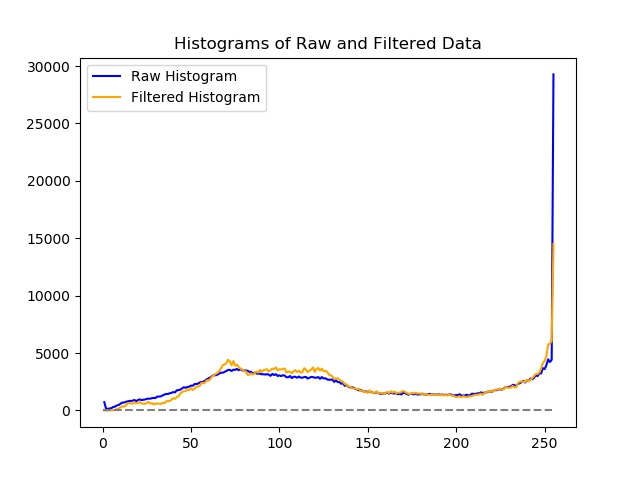
#> input picture Histogram Andesite Thin Section.jpg, 640 x 480 px, given in place of thinsectionandesite.jpg, which was not available
$ python 'Thin Section filtdat.py'   (older library calls are emulated)
#> lines starting #> are read from the running program, lines starting #| are printed output that depends on the picture; pictures that were not available may be replaced by others from this repository, and a replacement may not be noted
import matplotlib.pyplot as plt
from scipy import ndimage
import numpy as np
import time
from PIL import Image

start = time.time()

dat = plt.imread(
     'C:/Users/kwjan/OneDrive/Documents/thinsectionandesite.jpg')  # Insert your image here (Must use the path).
#> dat is the input picture: shape (480, 640, 3); mean R, G, B 249.4, 249, 249
print("The dimensions of the original image are: " + str(np.shape(dat)))
#| The dimensions of the original image are: (480, 640, 3)
plt.figure(0)
plt.imshow(dat)
plt.title('Original Image')

"In order to speed up this script, I resized the image."
dat = Image.open('C:/Users/kwjan/OneDrive/Documents/thinsectionandesite.jpg')
dat.thumbnail((500, 500))
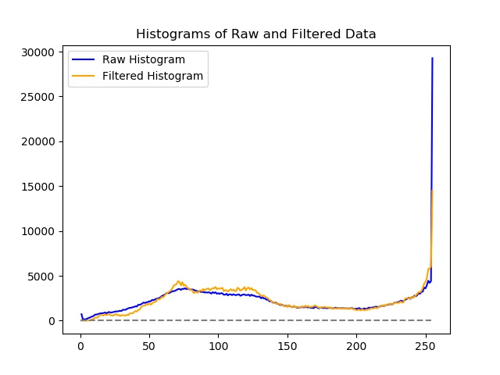
#> dat: PIL image 500x375 RGB; mean R, G, B 249.2, 248.8, 248.8
dat.save('C:/Users/kwjan/OneDrive/Documents/resized_andesite.jpg')
dat = plt.imread('C:/Users/kwjan/OneDrive/Documents/resized_andesite.jpg')
#> dat: shape (375, 500, 3)
print("The dimensions of the resized image are: " + str(np.shape(dat)))
#| The dimensions of the resized image are: (375, 500, 3)

plt.figure(1)
plt.imshow(dat)
plt.title('Original Image Resized')
plt.show()

print("There are multiple ways of filtering the image, here are a few.")

from skimage.filters import gaussian

plt.figure(2)
color_blur = gaussian(dat, 4, multichannel=True)
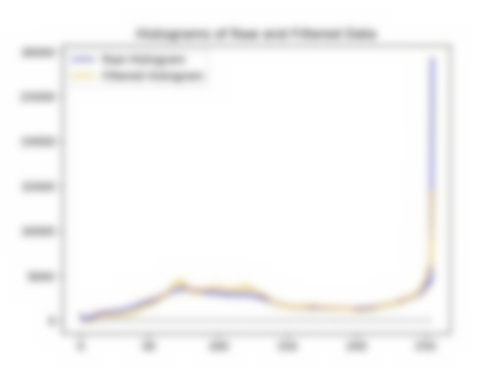
#> color_blur: shape (375, 500, 3) float64; mean R, G, B 0.976, 0.975, 0.974
plt.imshow(color_blur)
plt.title('Gaussian Blur Filtered')

plt.figure(3)
uniform = ndimage.uniform_filter(dat, size=(7, 7, 1))
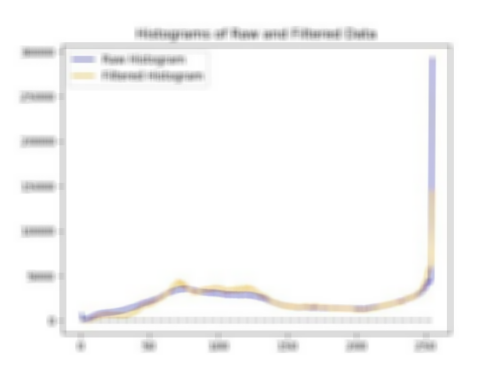
#> uniform: shape (375, 500, 3); mean R, G, B 248.6, 248.3, 248.1
plt.imshow(uniform)
plt.title('Uniform Filtered')

filtdat = ndimage.median_filter(dat, size=(7, 7, 1))
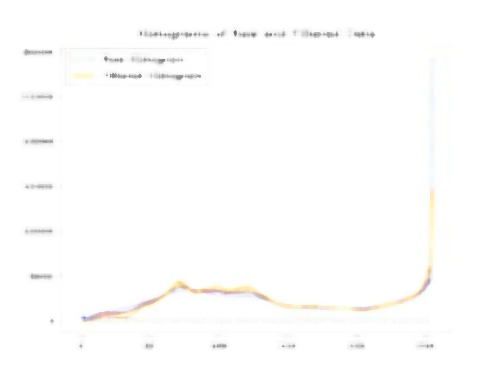
#> filtdat: shape (375, 500, 3); mean R, G, B 253.5, 253.3, 252.8

plt.figure(4)
plt.imshow(filtdat)
plt.title('Median Filtered')

print('For this example I use the median filtered data, although the others could possibly work too.')

hi_dat, bins = np.histogram(dat, bins=np.arange(256))
#> hi_dat = 255 values, max 489977 at index 254, min 3 at index 4, mean 2205.9; bins = 256 values from 0 to 255
hi_filtdat, bins = np.histogram(filtdat, bins=np.arange(256))
#> hi_filtdat = 255 values, max 497679 at index 254, min 0 at index 0, mean 2205.9

x = bins[1:]
#> x = 255 values from 1 to 255
y = np.array(hi_dat)
#> y has the same summary as hi_dat
yy = np.array(hi_filtdat)
#> yy has the same summary as hi_filtdat

# sort the data in x and rearrange y accordingly
sortId = np.argsort(x)
#> sortId = 255 values from 0 to 254
x = x[sortId]
y = y[sortId]
yy = yy[sortId]

plt.figure(5)
rawdata = plt.plot(bins[1:], hi_dat, label="Raw Histogram",
                   color='blue')  # hi_dat would also work as the histograms are the same.
#> rawdata = 1 item
filtereddata = plt.plot(bins[1:], hi_filtdat, label="Filtered Histogram", color='orange')
#> filtereddata = 1 item
plt.plot(np.zeros_like(y), "--", color="gray")
plt.title('Histograms of Raw and Filtered Data')
plt.legend(loc='best')

from scipy.signal import argrelextrema

minm = argrelextrema(y, np.less, order=15)
#> minm = ([4, 57, 76, 94, 116, 154, 210],)
indices = range(len(minm[0]))
print(minm[0])
#| [  4  57  76  94 116 154 210]

minm2 = argrelextrema(yy, np.less, order=15)
#> minm2 = ([226],)
indices2 = range(len(minm2[0]))
print(minm2[0])
#| [226]

minimas = np.arange(len(minm[0]))
#> minimas = [0, 1, 2, 3, 4, 5, 6]
minimas2 = np.arange(len(minm2[0]))
#> minimas2 = [0]

from scipy.signal import find_peaks

plt.figure(6)
peaks, _ = find_peaks(y, height=0)
#> peaks = 74 values from 3 to 244
plt.title('Significant Minima of Both Histograms')
plt.plot(y, label='Raw Histogram', color='blue')
plt.plot(minm[0], hi_dat[minm], "x", label='Significant Raw Minima', color='red')
plt.plot(np.zeros_like(y), "--", color="gray")
peaks, _ = find_peaks(yy, height=0)
#> peaks = 41 values from 112 to 242
plt.plot(yy, label='Filtered Histogram', color='orange')
plt.plot(minm2[0], hi_filtdat[minm2], "o", label='Significant Filtered Minima', color='purple')
plt.legend(loc='best')

print('Significant minima, with sufficient space between them, signify changes in colour. We will use the filtered '
      'data as it was found to be more accurate.')
print('There are approximately ' + str(len(minimas2) + 1) + ' minerals in this thin section')
#| There are approximately 2 minerals in this thin section

filtdat = np.multiply(filtdat, 1 / np.max(filtdat))

print('Now, choose as many points as you would like. Right click to stop the input.')

plt.figure(7)
plt.imshow(dat)
plt.title('Choose points!')
#> (the run stopped early here; a loop or call above may not have finished)

$ run again, on Minima Andesite Thin Section.jpg
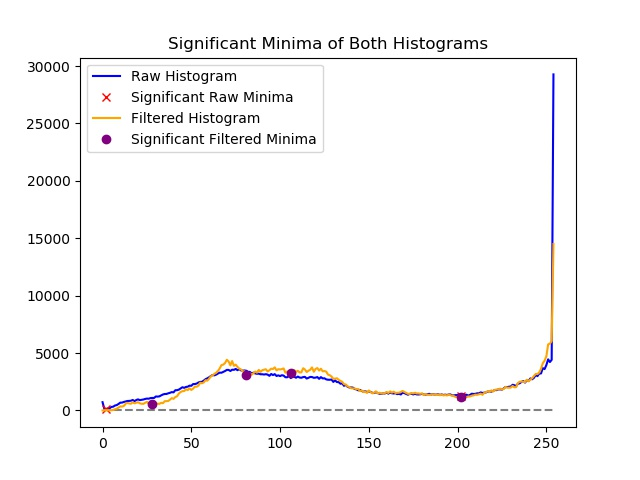
#> input picture Minima Andesite Thin Section.jpg, 640 x 480 px, given in place of thinsectionandesite.jpg, which was not available
#> dat is the input picture: shape (480, 640, 3); mean R, G, B 248.3, 247.8, 247.9
#| The dimensions of the original image are: (480, 640, 3)
#| The dimensions of the resized image are: (375, 500, 3)
#> `uniform = ndimage.uniform_filter(dat, size=(7, 7, 1))`:
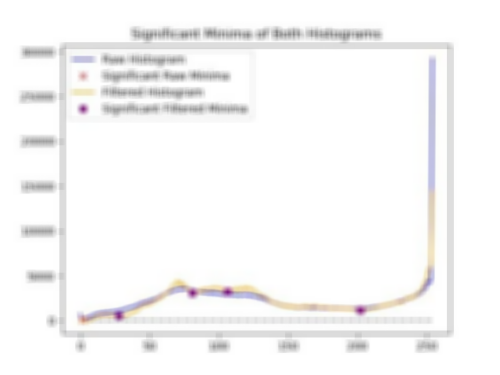
#> uniform: shape (375, 500, 3); mean R, G, B 247.4, 247, 246.9
#> `filtdat = ndimage.median_filter(dat, size=(7, 7, 1))`:
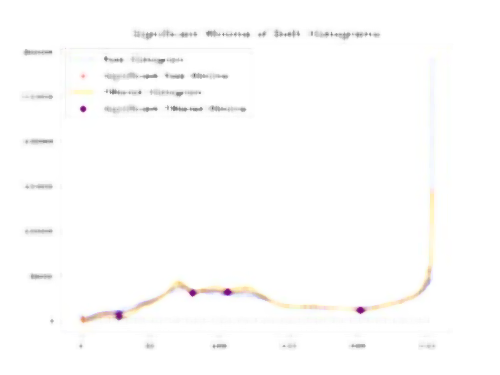
#> filtdat: shape (375, 500, 3); mean R, G, B 252.9, 252.6, 252.3
#> hi_dat = 255 values, max 479226 at index 254, min 9 at index 3, mean 2205.9; bins = 256 values from 0 to 255
#> hi_filtdat = 255 values, max 485559 at index 254, min 0 at index 0, mean 2205.9
#> x = 255 values from 1 to 255
#> y has the same summary as hi_dat
#> yy has the same summary as hi_filtdat
#> sortId = 255 values from 0 to 254
#> rawdata = 1 item
#> minm = ([3, 26, 76, 117, 154, 207],)
#| [  3  26  76 117 154 207]
#> minm2 = (empty array,)
#> minimas = [0, 1, 2, 3, 4, 5]
#> minimas2 = empty array
#> `peaks, _ = find_peaks(y, height=0)`: peaks = 75 values from 2 to 248
#> `peaks, _ = find_peaks(yy, height=0)`: peaks = 71 values from 14 to 242
#| There are approximately 1 minerals in this thin section
